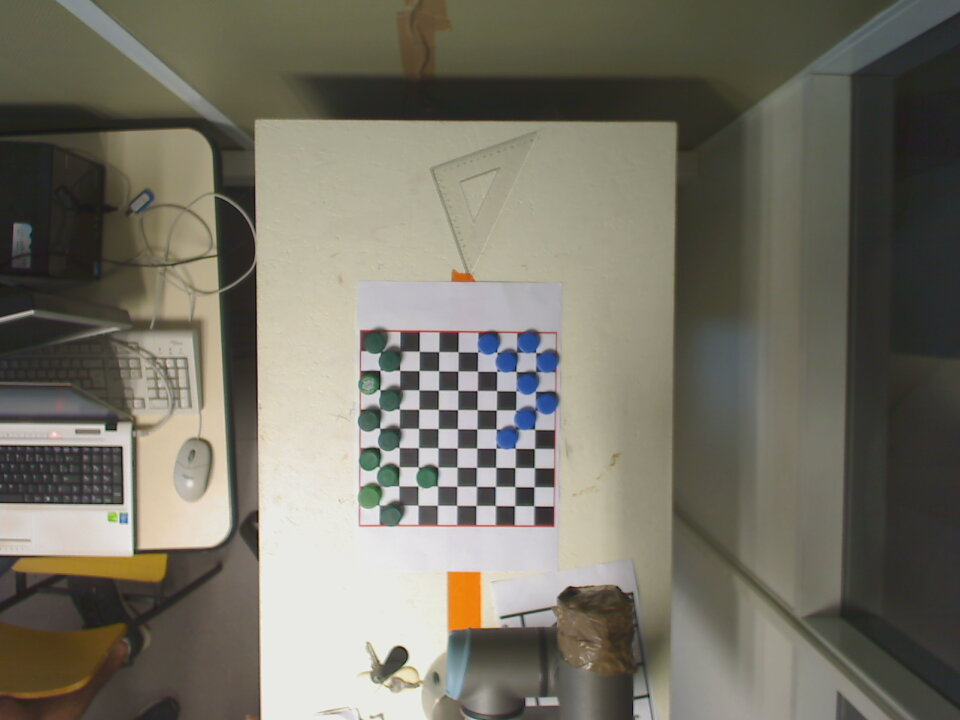
#> input picture traitementVideo/Images/grillePions.jpg, 960 x 720 px
$ python DetectionFonctionnelle.py
#> lines starting #> are read from the running program, lines starting #| are printed output that depends on the picture; after the words box and inside, x2 and y2 are one past the last pixel; in counts of white or black regions, pixels touching at a corner belong together
### traitementVideo/Case.py
# -*- coding:utf-8 -*-

class Case:

    def __init__(self, top_left, top_right, bottom_left, bottom_right):
        self.top_left = top_left
        self.top_right = top_right
        self.bottom_left = bottom_left
        self.bottom_right = bottom_right

    def __repr__(self):
        return str(self.top_left) +" "+ str(self.top_right)+" "+str(self.bottom_left)+" "+ str(self.bottom_right)

### traitementVideo/DetectionFonctionnelle.py
# -*- coding:utf-8 -*-
import cv2
import math
import numpy as np
from Case import Case

imgBase = cv2.imread('Images/grillePions.jpg')
#> imgBase is the input picture: shape (720, 960, 3); mean B, G, R 102.1, 114.4, 117.6
gray_img = cv2.cvtColor(imgBase, cv2.COLOR_BGR2GRAY)
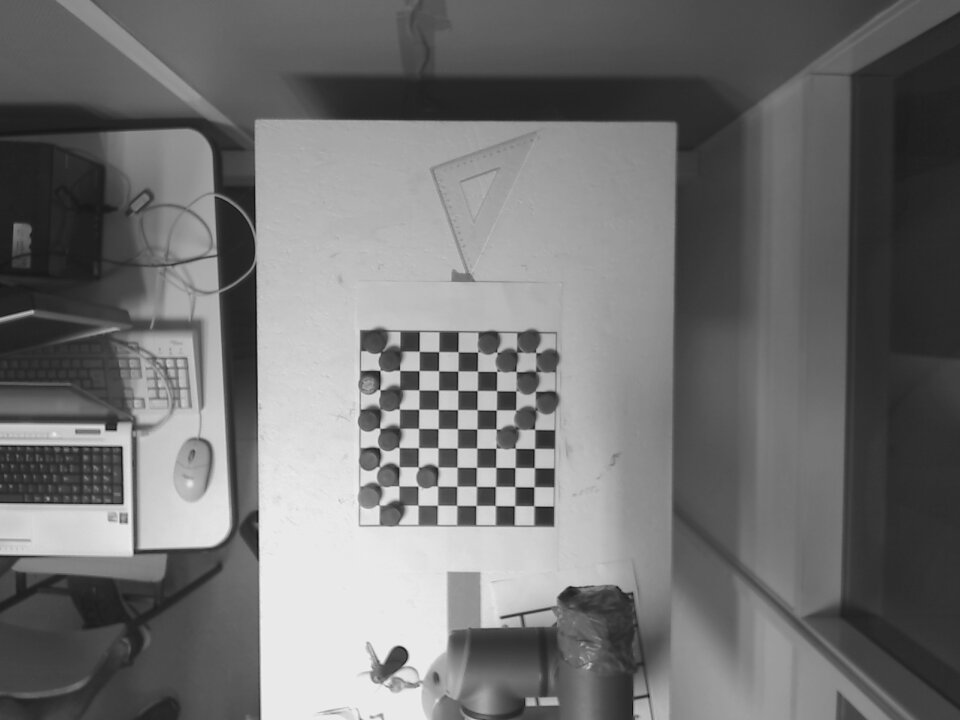
#> gray_img: shape (720, 960); min 15, max 243, mean 113.9
template = cv2.imread('Images/pattern.png')
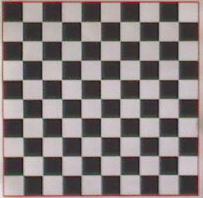
#> input picture traitementVideo/Images/pattern.png, 203 x 198 px
#> template is the input picture: shape (198, 203, 3); mean B, G, R 124.6, 124.8, 134.5
gray_template = cv2.cvtColor(template, cv2.COLOR_BGR2GRAY)
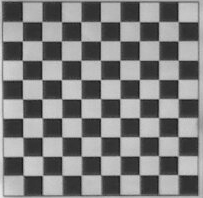
#> gray_template: shape (198, 203); min 25, max 235, mean 127.7
w, h = gray_template.shape[::-1]
#> w = 203; h = 198
nbCasesParLignes = 10

# All the 6 methods for comparison in a list
methods = ['cv2.TM_CCOEFF', 'cv2.TM_CCOEFF_NORMED', 'cv2.TM_CCORR',
            'cv2.TM_CCORR_NORMED', 'cv2.TM_SQDIFF', 'cv2.TM_SQDIFF_NORMED']

img = imgBase.copy()
method = eval(methods[1])

# Apply template Matching
res = cv2.matchTemplate(img,template,method)
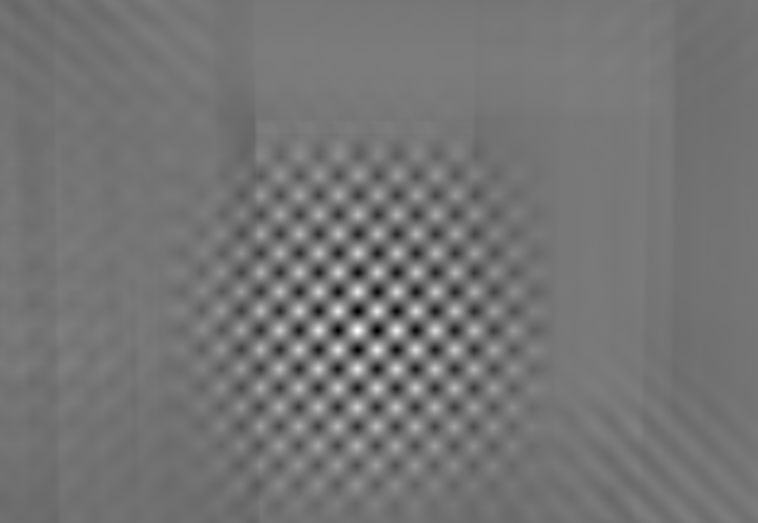
#> res: shape (523, 758) float32; min -0.728, max 0.866, mean 0.0038; drawn with min black and max white
min_val, max_val, min_loc, max_loc = cv2.minMaxLoc(res)
#> min_val = -0.728; max_val = 0.866; min_loc = (377, 330); max_loc = (357, 330)

# If the method is TM_SQDIFF or TM_SQDIFF_NORMED, take minimum
if method in [cv2.TM_SQDIFF, cv2.TM_SQDIFF_NORMED]:
    top_left = min_loc
else:
    top_left = max_loc
#> top_left = (357, 330)
bottom_right = (top_left[0] + w, top_left[1] + h)
#> bottom_right = (560, 528)

top_right =  (top_left[0] + w, top_left[1])
#> top_right = (560, 330)
bottom_left = (top_left[0], top_left[1] + h)
#> bottom_left = (357, 528)

tailleCarreauX = (top_right[0]-top_left[0])/nbCasesParLignes
#> tailleCarreauX = 20.3
tailleCarreauY = (bottom_right[1]-top_right[1])/nbCasesParLignes
#> tailleCarreauY = 19.8

#creation des points
pointsList = []
for i in range(0, 11):
    pointsList.append([])
    for j in range(0,11):
        pointsList[i].append([])

pointPrecedent = top_right
#> pointPrecedent = (560, 330)
currentPoint = top_right
#> currentPoint = (560, 330)
for x in range(0,11):
    currentPoint = (top_right[0]-x*tailleCarreauX, top_right[1])
    pointPrecedent = currentPoint
    pointsList[x][0] = currentPoint
    for y in range(1,11):
        currentPoint = (pointPrecedent[0], pointPrecedent[1]+tailleCarreauY)
        pointsList[x][y] = currentPoint
        pointPrecedent = currentPoint
#> this loop made 11 passes
#> after the loop, pointsList = 11 items

#creation des cases dans une liste
listecases = []
for y in range(0,10):
    listecases.append([])
    for x in range(0,10):
        listecases[y].append([])
        maCase = Case(pointsList[y][x], pointsList[y][x+1],pointsList[y+1][x],pointsList[y+1][x+1])
        listecases[y][x] = maCase
#> after the loop, listecases = 10 items
#print(listecases)

currentIndex = (9,9)
cv2.line(imgBase, listecases[currentIndex[0]][currentIndex[1]].top_left, listecases[currentIndex[0]][currentIndex[1]].top_right, (0, 255, 0), 2)
#> imgBase: shape (720, 960, 3); 0.01% of pixels changed, all inside (x1, y1, x2, y2) = (376, 507, 379, 530)
cv2.line(imgBase, listecases[currentIndex[0]][currentIndex[1]].top_right, listecases[currentIndex[0]][currentIndex[1]].bottom_right, (0, 255, 0), 2)
#> imgBase: shape (720, 960, 3); mean B, G, R 102.1, 114.4, 117.5
cv2.line(imgBase, listecases[currentIndex[0]][currentIndex[1]].top_left, listecases[currentIndex[0]][currentIndex[1]].bottom_left, (0, 255, 0), 2)
#> imgBase: shape (720, 960, 3); mean B, G, R 102.1, 114.4, 117.5
cv2.line(imgBase, listecases[currentIndex[0]][currentIndex[1]].bottom_left, listecases[currentIndex[0]][currentIndex[1]].bottom_right, (0, 255, 0), 2)
#> imgBase: shape (720, 960, 3); mean B, G, R 102, 114.4, 117.5

#cv2.rectangle(img,top_left, bottom_right, 255, 2)


#Détection des pions
for y in range(0,10):
    for x in range(0,10):
        milieuCase = (listecases[y][x].bottom_right[0]+(listecases[y][x].bottom_right[0] - listecases[y][x].top_left[0])/2, listecases[y][x].bottom_right[1]+(listecases[y][x].bottom_right[1] - listecases[y][x].top_left[1])/2)
        cv2.circle(imgBase, milieuCase, 5, (0, 255, 0), -1)
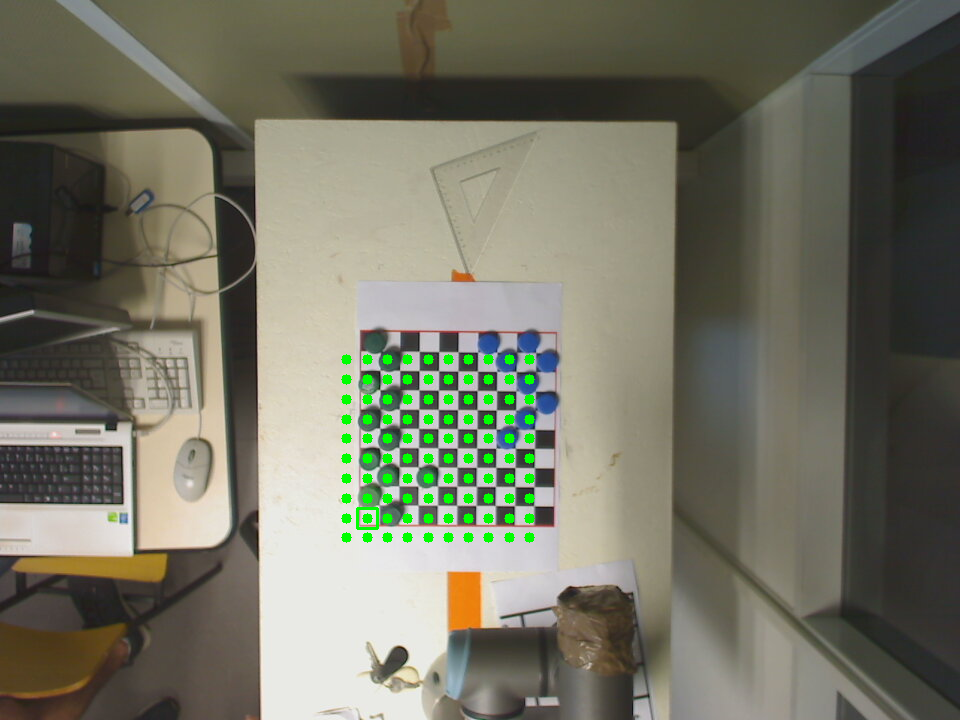
#> imgBase: shape (720, 960, 3); mean B, G, R 100.2, 115.5, 115.7

cv2.imshow('Corners', imgBase)

cv2.waitKey(0)  # waits until a key is pressed

cv2.destroyAllWindows()  # destroys the window showing image
